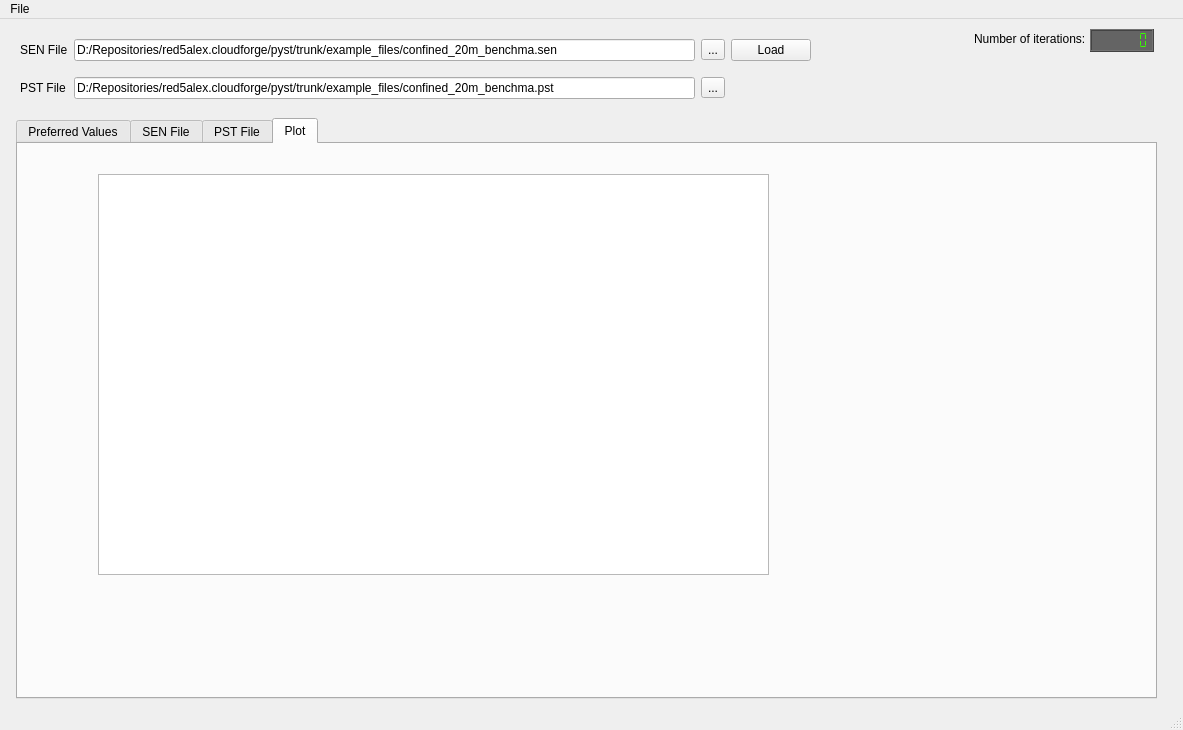
<?xml version="1.0" encoding="UTF-8"?>
<ui version="4.0">
 <class>MainWindow</class>
 <widget class="QMainWindow" name="MainWindow">
  <property name="geometry">
   <rect>
    <x>0</x>
    <y>0</y>
    <width>1183</width>
    <height>730</height>
   </rect>
  </property>
  <property name="windowTitle">
   <string>FePEST Prior Information Dashboard</string>
  </property>
  <widget class="QWidget" name="centralwidget">
   <widget class="QWidget" name="gridLayoutWidget">
    <property name="geometry">
     <rect>
      <x>20</x>
      <y>10</y>
      <width>791</width>
      <height>81</height>
     </rect>
    </property>
    <layout class="QGridLayout" name="gridLayout" rowstretch="0,0,0">
     <item row="0" column="0">
      <widget class="QLabel" name="labelInputFilePath_2">
       <property name="text">
        <string>SEN File</string>
       </property>
      </widget>
     </item>
     <item row="0" column="1">
      <widget class="QLineEdit" name="lineEditInputFilePath">
       <property name="text">
        <string>D:/Repositories/red5alex.cloudforge/pyst/trunk/example_files/confined_20m_benchma.sen</string>
       </property>
      </widget>
     </item>
     <item row="0" column="2">
      <widget class="QToolButton" name="toolButtonSelectInputFile">
       <property name="text">
        <string>...</string>
       </property>
      </widget>
     </item>
     <item row="2" column="2">
      <widget class="QToolButton" name="toolButtonSelectInputFile_2">
       <property name="text">
        <string>...</string>
       </property>
      </widget>
     </item>
     <item row="2" column="1">
      <widget class="QLineEdit" name="lineEditInputFilePath_2">
       <property name="text">
        <string>D:/Repositories/red5alex.cloudforge/pyst/trunk/example_files/confined_20m_benchma.pst</string>
       </property>
      </widget>
     </item>
     <item row="2" column="0">
      <widget class="QLabel" name="labelInputFilePath">
       <property name="text">
        <string>PST File</string>
       </property>
      </widget>
     </item>
     <item row="0" column="3">
      <widget class="QPushButton" name="pushButtonRefresh">
       <property name="text">
        <string>Load</string>
       </property>
      </widget>
     </item>
    </layout>
   </widget>
   <widget class="QTabWidget" name="tabWidget">
    <property name="geometry">
     <rect>
      <x>16</x>
      <y>99</y>
      <width>1141</width>
      <height>581</height>
     </rect>
    </property>
    <property name="currentIndex">
     <number>3</number>
    </property>
    <widget class="QWidget" name="tab_slaves">
     <attribute name="title">
      <string>Preferred Values</string>
     </attribute>
     <layout class="QGridLayout" name="gridLayout_2">
      <item row="1" column="0">
       <widget class="QTreeWidget" name="treeWidgetSlaves">
        <property name="maximumSize">
         <size>
          <width>1061</width>
          <height>16777215</height>
         </size>
        </property>
        <property name="indentation">
         <number>8</number>
        </property>
        <property name="sortingEnabled">
         <bool>true</bool>
        </property>
        <attribute name="headerDefaultSectionSize">
         <number>125</number>
        </attribute>
        <attribute name="headerMinimumSectionSize">
         <number>10</number>
        </attribute>
        <column>
         <property name="text">
          <string>Parameter</string>
         </property>
        </column>
        <column>
         <property name="text">
          <string>Current Value</string>
         </property>
        </column>
        <column>
         <property name="text">
          <string>Current Sensitivity</string>
         </property>
        </column>
        <column>
         <property name="text">
          <string>Lower Bound</string>
         </property>
        </column>
        <column>
         <property name="text">
          <string>Preferred</string>
         </property>
        </column>
        <column>
         <property name="text">
          <string>Upper Bound</string>
         </property>
        </column>
       </widget>
      </item>
      <item row="0" column="0">
       <layout class="QGridLayout" name="gridLayout_4">
        <item row="0" column="2">
         <spacer name="horizontalSpacer">
          <property name="orientation">
           <enum>Qt::Horizontal</enum>
          </property>
          <property name="sizeHint" stdset="0">
           <size>
            <width>40</width>
            <height>20</height>
           </size>
          </property>
         </spacer>
        </item>
        <item row="0" column="0">
         <widget class="QLabel" name="label">
          <property name="text">
           <string>Iteration No. </string>
          </property>
         </widget>
        </item>
        <item row="0" column="1">
         <widget class="QSpinBox" name="spinBox">
          <property name="buttonSymbols">
           <enum>QAbstractSpinBox::UpDownArrows</enum>
          </property>
          <property name="minimum">
           <number>1</number>
          </property>
         </widget>
        </item>
       </layout>
      </item>
     </layout>
    </widget>
    <widget class="QWidget" name="tab_statistics">
     <attribute name="title">
      <string>SEN File</string>
     </attribute>
     <layout class="QGridLayout" name="gridLayout_3">
      <item row="0" column="0">
       <widget class="QPlainTextEdit" name="plainTextEdit">
        <property name="font">
         <font>
          <family>Courier New</family>
         </font>
        </property>
       </widget>
      </item>
     </layout>
    </widget>
    <widget class="QWidget" name="tab">
     <attribute name="title">
      <string>PST File</string>
     </attribute>
    </widget>
    <widget class="QWidget" name="tab_2">
     <attribute name="title">
      <string>Plot</string>
     </attribute>
     <widget class="QGraphicsView" name="graphicsView">
      <property name="geometry">
       <rect>
        <x>80</x>
        <y>30</y>
        <width>671</width>
        <height>401</height>
       </rect>
      </property>
     </widget>
    </widget>
   </widget>
   <widget class="QLCDNumber" name="lcdNumberTotalRuns">
    <property name="geometry">
     <rect>
      <x>1090</x>
      <y>10</y>
      <width>64</width>
      <height>23</height>
     </rect>
    </property>
    <property name="autoFillBackground">
     <bool>false</bool>
    </property>
    <property name="styleSheet">
     <string notr="true">color:rgb(55, 255, 0);
background-color:rgb(100,100,100);
</string>
    </property>
    <property name="smallDecimalPoint">
     <bool>true</bool>
    </property>
    <property name="digitCount">
     <number>6</number>
    </property>
    <property name="segmentStyle">
     <enum>QLCDNumber::Flat</enum>
    </property>
   </widget>
   <widget class="QLabel" name="label_2">
    <property name="geometry">
     <rect>
      <x>974</x>
      <y>10</y>
      <width>111</width>
      <height>20</height>
     </rect>
    </property>
    <property name="text">
     <string>Number of iterations:</string>
    </property>
   </widget>
   <zorder>tabWidget</zorder>
   <zorder>gridLayoutWidget</zorder>
   <zorder>lcdNumberTotalRuns</zorder>
   <zorder>label_2</zorder>
  </widget>
  <widget class="QMenuBar" name="menubar">
   <property name="geometry">
    <rect>
     <x>0</x>
     <y>0</y>
     <width>1183</width>
     <height>21</height>
    </rect>
   </property>
   <widget class="QMenu" name="menuFile">
    <property name="title">
     <string>File</string>
    </property>
    <addaction name="actionOpen"/>
   </widget>
   <addaction name="menuFile"/>
  </widget>
  <widget class="QStatusBar" name="statusbar"/>
  <action name="actionOpen">
   <property name="text">
    <string>Open ...</string>
   </property>
  </action>
 </widget>
 <resources/>
 <connections/>
</ui>
